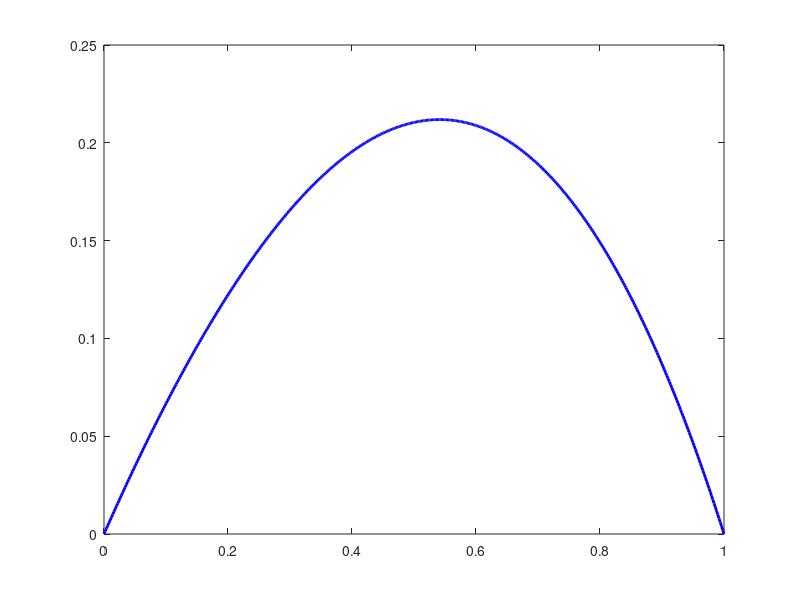

This chart was generated by the following MATLAB code: (Note: this script raises an error after producing the figure.)
% demo of the finite element method for the problem
%   -u'' = exp(x) or 1, 0 < x < 1, u(0) = u(1) = 0.

N = 4;
h = 1/(N+1);
x = [1:N]*h;

% construct the stiffness matrix (integrals done by hand)
maindiag = 2/h*ones(N,1);
offdiag  = -1/h*ones(N-1,1);
K = diag(maindiag) + diag(offdiag,1) + diag(offdiag,-1);

% construct the load vector (integrals done by hand)
b = exp(x(:))/h*(exp(h)+exp(-h)-2); % f for solution #1
% b = ones(N,1)*h; % f for solution #2

% solve for expansion coefficients of Galerkin approximation
c = K\b;

% plot the true solution
xx = linspace(0,1,500)';     % finely spaced points between 0 and 1.
u = -exp(xx) + (exp(1)-1)*xx + 1;      % true solution #1
% u = .5*xx.*(1-xx);      % true solution #2

figure(1), clf
plot(xx, u, 'b-','linewidth',2)
hold on

% plot the approximation solution
uN = zeros(size(xx));
for k=1:N
    uN = uN + c(k)*hat(xx,k,N);
end
plot(xx, uN, 'r-','linewidth',2)

set(gca,'fontsize',16)
xlabel('x')
legend('true solution', 'u_N(x)')
title(sprintf('N = %d', N))

figure(2)
% plot the error in the solution for this N
plot(xx, u-uN, 'r-','linewidth',2)
set(gca,'fontsize',16)
xlabel('x')
ylabel(' u(x) - u_N(x)')

% approximate the maximum error for this value of N
maxerr = max(abs(u - uN));
title(['Max error = ' num2str(maxerr)])
